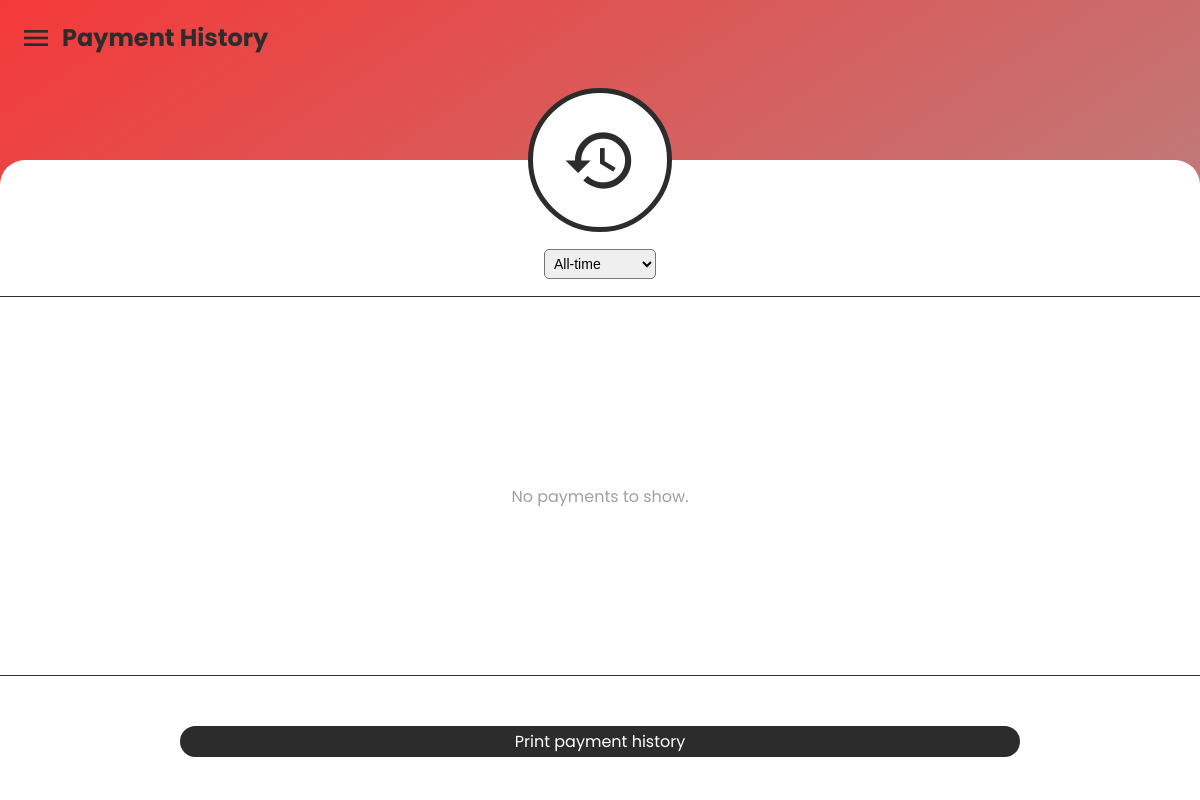
/pages/payment_history.php (signed in), run on an earlier commit of the app's database.
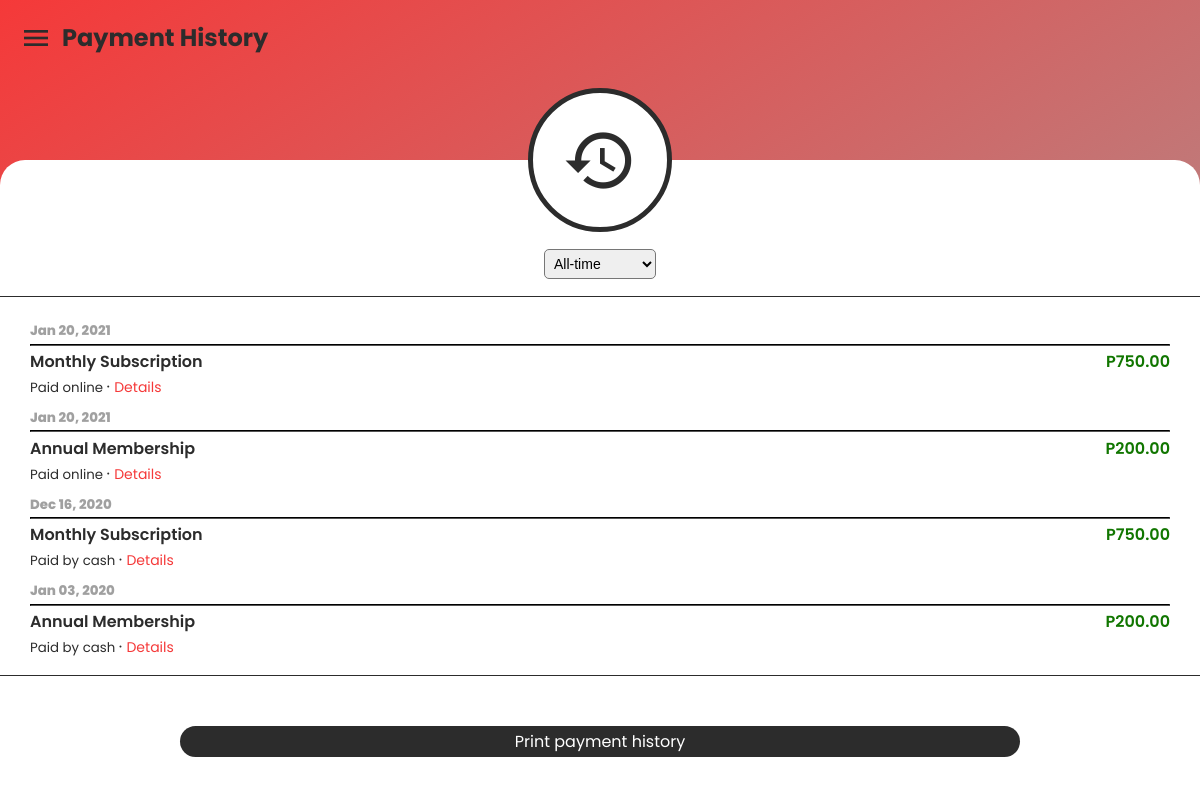
And on a later commit of the database.
### tables this page shows
CREATE TABLE `paymentlog` (
  `payment_id` int(100) NOT NULL,
  `member_id` int(100) DEFAULT NULL,
  `first_name` varchar(100) DEFAULT NULL,
  `last_name` varchar(100) DEFAULT NULL,
  `payment_description` enum('Monthly Subscription','Annual Membership','Walk-in') DEFAULT NULL,
  `payment_type` enum('Cash','Online') NOT NULL,
  `date_payment` date DEFAULT NULL,
  `time_payment` varchar(15) NOT NULL,
  `payment_amount` varchar(4) DEFAULT NULL,
  `online_payment_id` varchar(9999) DEFAULT NULL,
  `admin_id` int(100) DEFAULT NULL
);

### pages/payment_history.php (the view, shortened to what this page needs)
<?php
require "./../functions/connect.php";
$sql = "SELECT * FROM paymentlog WHERE member_id = '".$_SESSION["member_id"]."' ORDER BY date_payment DESC";
$res = mysqli_query($con, $sql);
if(mysqli_num_rows($res) > 0) {
  $rows = array();
  while($row = mysqli_fetch_assoc($res)) {
    $rows[] = $row;
  }
} else {
  if(isset($_POST["timestamp"])){
    echo 0;
    exit();
  }
}
?>
<!DOCTYPE html>
<html lang="en">
<head>
  <link rel="stylesheet" href="./../css/default.css">
  <link rel="stylesheet" href="./../css/loader.css">
</head>
<body>
  <main>
    <div class="menu">
      <i class="material-icons" style="font-size: 32px;" id="menu">menu</i>
      <h2>Payment History</h2>
    </div>
    <div class="icon-div">
      <div class="icon-cont">
        <i class="material-icons">history</i>
      </div>
    </div>
    <div class="main-cont">
      <div class="button-cont">
        <select name="timestamp" id="timestamp">
          <option value="alltime" selected>All-time</option>
        </select>
      </div>
      <div class="history-div" id="history-div">
        <?php
        if(mysqli_num_rows($res) > 0):
          foreach($rows as $row):
        ?>
        <div class="list-div">
          <small class="payment-date fw-800 text-disabled">
          <?php
          $d = new DateTime($row["date_payment"]);
          $date = $d->format("M d, Y");
          echo $date;
          ?>
          </small>
          <hr>
          <div class="list-content">
            <div class="left">
              <p class="payment-for fw-600"><?php echo $row["payment_description"] ?></p>
              <small>
              <?php if($row["payment_type"] == "Online"): ?>
              Paid online
              <?php else:?>
              Paid by cash
              <?php endif ?>
              </small> &#183;
              <a href="#" class="text-red deets" data-id="<?php echo $row["payment_id"] ?>" onclick="showDetailsModal(this)">Details</a>
            </div>
            <div class="right">
              <p class="payment-amount fw-600 text-green">P<?php echo $row["payment_amount"] ?>.00</p>
            </div>
          </div>
        </div>
        <?php
          endforeach;
        else:
        ?>
        <div class="no-value" id="no-value">
          <p class="text-disabled">No payments to show.</p>
        </div>
        <?php endif ?>
      </div>
      <div class="print-cont">
        <button id="print-btn" class="btn btn-reg">Print payment history</button>
      </div>
    </div>
  </main>
</body>
</html>

### css/default.css (style rules this page uses)
html, body { margin: 0; font-family: 'Poppins', sans-serif; background: #bdc3c7; background: -webkit-gradient(linear, left top, right bottom, from(#f53939), to(#a0a0a0)); background: linear-gradient(to bottom right, #f53939, #a0a0a0); color: #2c2c2c; }
a { text-decoration: none; color: #2c2c2c; font-weight: 400; -webkit-transition: .3s; transition: .3s; }
p, h1, h2, h3, h4, h5, h6 { margin: 0 !important; }
.text-red { color: #f53939 !important; }
.text-green { color: #117600 !important; }
.text-disabled { color: #A0A0A0 !important; }
.fw-600 { font-weight: 600; }
.fw-800 { font-weight: 800; }
.btn { margin: 50px 0 25px 0; padding: 5px; font-family: "Poppins", sans-serif; border: 0; border-radius: 50px; width: 100%; background: #2c2c2c; color: white; font-size: 1rem; -webkit-transition: .3s; transition: .3s; font-weight: 500; }
.btn.btn-reg { letter-spacing: 0; padding: 3px; font-weight: normal !important; }
*, *:before, *:after { -webkit-box-sizing: border-box; box-sizing: border-box; }
body, html { height: 100%; -webkit-tap-highlight-color: rgba(0, 0, 0, 0); -webkit-tap-highlight-color: transparent; }
main { overflow-x: hidden; width: 100vw; height: 100vh; position: relative; }
main .menu { padding-top: 20px; padding-left: 20px; display: -webkit-box; display: -ms-flexbox; display: flex; -webkit-box-align: center; -ms-flex-align: center; align-items: center; z-index: 3; }
main .menu h2 { padding-left: 10px; }
main .icon-div { width: 100%; display: -webkit-box; display: -ms-flexbox; display: flex; -webkit-box-pack: center; -ms-flex-pack: center; justify-content: center; -webkit-box-align: center; -ms-flex-align: center; align-items: center; position: absolute; top: 11vh; z-index: 2; }
main .icon-div .icon-cont { height: 18vh; width: 18vh; background: white; border-radius: 100%; border: 5px solid #2c2c2c; display: -webkit-box; display: -ms-flexbox; display: flex; -webkit-box-pack: center; -ms-flex-pack: center; justify-content: center; -webkit-box-align: center; -ms-flex-align: center; align-items: center; }
main .icon-div .icon-cont i { font-size: 75px; }
main .main-cont { padding-bottom: 0 !important; padding-top: 0 !important; padding: 30px; background: white; background-attachment: fixed; position: absolute; width: 100%; min-height: 80vh; top: 20vh; border-radius: 25px 25px 0 0; }

### css/loader.css (style rules this page uses)
html, body { margin: 0; font-family: 'Poppins', sans-serif; background: #bdc3c7; background: -webkit-gradient(linear, left top, right bottom, from(#f53939), to(#a0a0a0)); background: linear-gradient(to bottom right, #f53939, #a0a0a0); color: #2c2c2c; }
a { text-decoration: none; color: #2c2c2c; font-weight: 400; -webkit-transition: .3s; transition: .3s; }
p, h1, h2, h3, h4, h5, h6 { margin: 0 !important; }
.text-red { color: #f53939 !important; }
.text-green { color: #117600 !important; }
.text-disabled { color: #A0A0A0 !important; }
.fw-600 { font-weight: 600; }
.fw-800 { font-weight: 800; }

### pages/payment_history.php (style rules this page uses)
main { overflow-y: hidden !important; }
.main-cont { padding-left: 0 !important; }
.button-cont { width: 100vw; padding: 0 !important; margin-top: 9vh; height: 8vh; display: flex; justify-content: center; align-items: center; }
.button-cont select { padding: 5px; border-radius: 5px; font-size: 14px; }
.history-div { border-top: 1px solid #2c2c2c; border-bottom: 1px solid #2c2c2c; width: 100vw; height: 47.5vh; overflow-y: scroll; overflow-x: hidden; padding-top: 20px; padding-left: 30px; padding-right: 30px; }
.print-cont { display: flex; justify-content: center; align-items: center; width: 100vw; }
.print-cont button { width: 70%; }
.list-div { width: 100%; margin-bottom: 5px; }
.list-div hr { margin-block-start: 0.1em !important; margin-block-end: 0.2em !important; border-color: black; border-width: 1px; }
.list-div .list-content { display: flex; justify-content: space-between; }
.list-content a { font-size: 14px; }
.no-value { display: flex; height: 100%; justify-content: center; align-items: center; }

What changed in the data, as far as the page shows it:
added paymentlog: date_payment "Jan 20, 2021", payment_description "Monthly Subscription", payment_type "Paid online", payment_amount "750"
added paymentlog: date_payment "Jan 20, 2021", payment_description "Annual Membership", payment_type "Paid online", payment_amount "200"
added paymentlog: date_payment "Dec 16, 2020", payment_description "Monthly Subscription", payment_type "Paid by cash", payment_amount "750"
added paymentlog: date_payment "Jan 03, 2020", payment_description "Annual Membership", payment_type "Paid by cash", payment_amount "200"
Also different on the page:
text no longer shown: "No payments to show."
